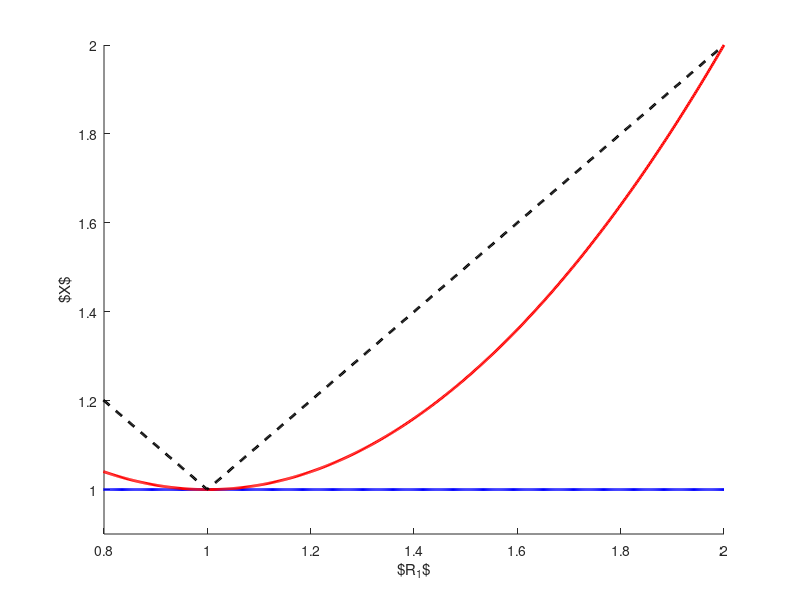

Write MATLAB code to recreate this figure.
% Fig 1B analysis 
clearvars; clc; close all;

% Dimension of range
nR = 1000; nw = 10; 
% Global statistics
R = zeros(nw, nR); E = R; Rmax = R;

% Local statistics
R1 = linspace(0, 2, nR); R2 = 2 - R1;
w1 = linspace(0, 1/2, nw); w2 = 1 - w1; 

% Compute R and E from local values
for i = 1:nw
    for j = 1:nR
        R(i, j) = w1(i)*R1(j) + w2(i)*R2(j);
        E(i, j) = (R1(j)^2 + R2(j)^2)/(R1(j) + R2(j));
        Rmax(i, j) = max(R1(j), R2(j));
    end
end

figure;
plot(R1, R(end, :), 'b', 'LineWidth', 2);
hold on;
plot(R1, E(end, :), 'r', 'LineWidth', 2);
plot(R1, Rmax(end, :), 'k--', 'LineWidth', 2);
hold off; grid off; box off;
ylim([0.9 2]); xlim([0.8 2]);
xlabel('$R_1$'); ylabel('$X$');

